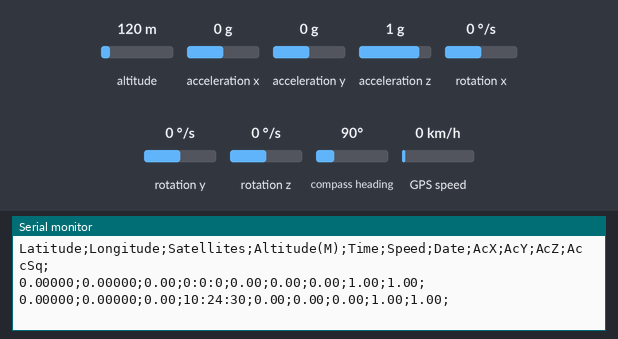
Recording of a sketch running on a simulated ESP32. Parts: the last lines printed to the serial monitor. The test bench sets the inputs (shaded band); at power-on: altitude 120 m, acceleration x 0 g, acceleration y 0 g, acceleration z 1 g, GPS speed 0 km/h, rotation x 0 °/s, rotation y 0 °/s, rotation z 0 °/s, compass heading 90°. Storage starts empty; the GPS gets a fix after 3 s at 37.7749, -122.4194 with 8 satellites.

Above: at 1.2 s.
1.3 s: altitude set to 20 m
At 2.6 s:
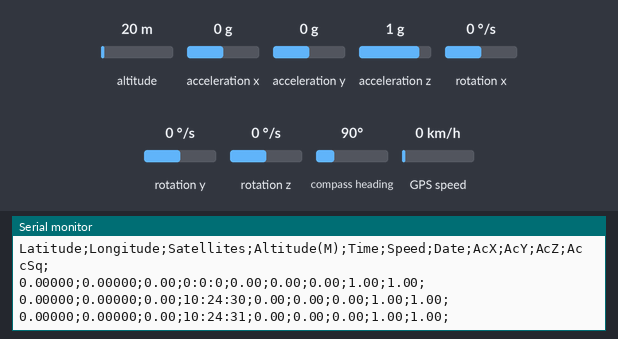
2.8 s: acceleration x set to -1.4 g
At 3.9 s:
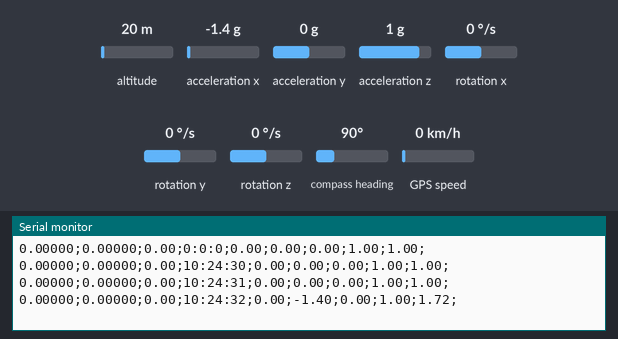
4.3 s: acceleration y set to -1.4 g
At 5.5 s:
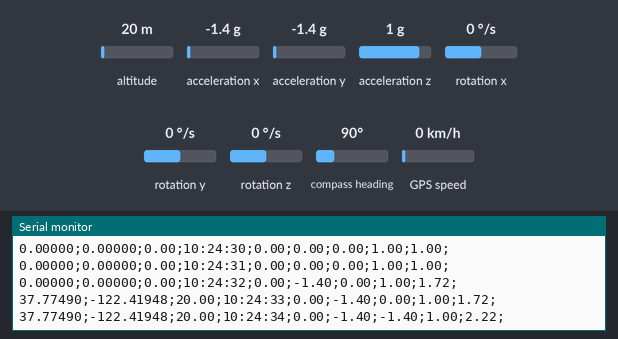
5.8 s: acceleration z set to -1.4 g
At 6.7 s:
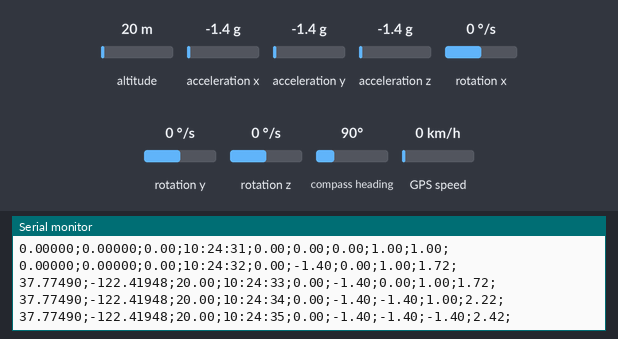
7.3 s: GPS speed set to 2 km/h
At 9.0 s:
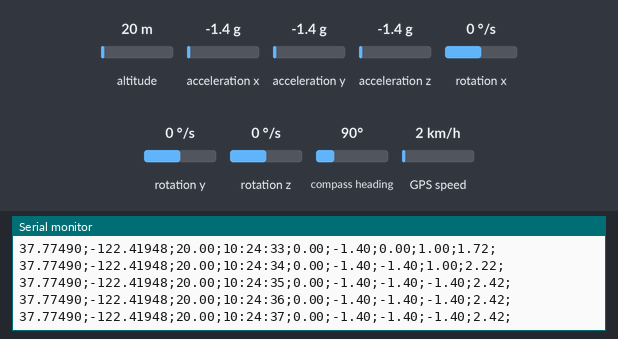
Timing chart, 0 to 9.8 s (numbered marks = the images above; inputs shaded):
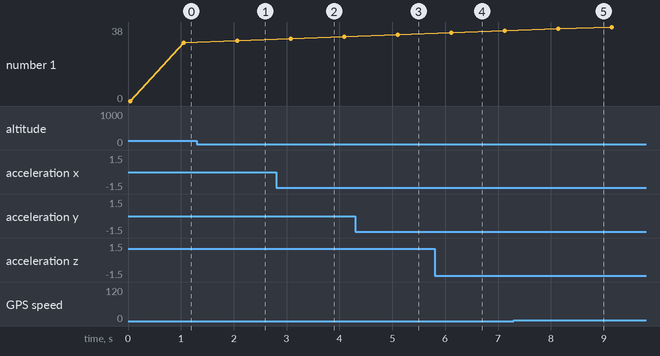

Measured:
- after the input at 2.8 s, the serial monitor: prints a new line after 0.28 s (image 2)
- after the input at 4.3 s, the serial monitor: prints a new line after 0.81 s (image 3)
- after the input at 5.8 s, the serial monitor: prints a new line after 0.32 s (image 4)

The sketch:

CarAcc.ino
```cpp
#include <TinyGPS++.h>
#include <SoftwareSerial.h>
#include <SPI.h>
#include <SD.h>
#include <MPU9250_asukiaaa.h>

#ifdef _ESP32_HAL_I2C_H_
#define SDA_PIN 21
#define SCL_PIN 22
#endif

static const int RXPin = 3, TXPin = 4;
static const uint32_t GPSBaud = 9600;

File myFile;
TinyGPSPlus gps;

SoftwareSerial ss(RXPin, TXPin);

MPU9250_asukiaaa mySensor;
float aX, aY, aZ, aSqrt, gX, gY, gZ, mDirection, mX, mY, mZ;

void setup()
{
  ss.begin(GPSBaud);
  Serial.begin(115200);
    if(!SD.begin(4)){
        Serial.println("Card Mount Failed");
        return;
    }
    if(!SD.exists("/gps.txt")){

    File Gps = SD.open("/gps.txt",FILE_WRITE);
    Gps.println("Latitude;Longitude;Satellites;Altitude(M);Time;Speed;Date;\n");
    //Serial.println("New file created");
    Serial.print("Latitude;Longitude;Satellites;Altitude(M);Time;Speed;Date;");
    }
    if(!SD.exists("/acc.txt")){

    File Acc = SD.open("/acc.txt",FILE_WRITE);
    Acc.println("AcX;AcY;AcZ;AccSq;\n");
    //Serial.println("New file created");
    Serial.println("AcX;AcY;AcZ;AccSq;\n");
    }
    #ifdef _ESP32_HAL_I2C_H_
  // for esp32
  Wire.begin(SDA_PIN, SCL_PIN); //sda, scl
#else
  Wire.begin();
#endif
mySensor.setWire(&Wire);

mySensor.beginAccel();
}
void loop()
{
  File Gps = SD.open("/gps.txt", FILE_WRITE);
  File Acc = SD.open("/acc.txt", FILE_WRITE);
  mySensor.accelUpdate();
  Serial.print(gps.location.lat(), 5);
  Serial.print(";");
  Serial.print(gps.location.lng(), 4);
  Serial.print(gps.satellites.value());
  Serial.print(";");
  Serial.print(gps.altitude.feet() / 3.2808);
  Serial.print(";");
  Serial.print(gps.time.hour());
  Serial.print(":");
  Serial.print(gps.time.minute());
  Serial.print(":");
  Serial.print(gps.time.second());
  Serial.print(";");
  Serial.print(gps.speed.kmph());
  Serial.print(";");
  Serial.print(String(mySensor.accelX()));
  Serial.print(";");
  Serial.print(String(mySensor.accelY()));
  Serial.print(";");
  Serial.print(String(mySensor.accelZ()));
  Serial.print(";");
  Serial.print(mySensor.accelSqrt());
  Serial.println(";");

  //zapis do pliku
  Acc.print(String(mySensor.accelX()));
  Acc.print(";");
  Acc.print(String(mySensor.accelY()));
  Acc.print(";");
  Acc.print(String(mySensor.accelZ()));
  Acc.print(";");
  Acc.print(String(mySensor.accelSqrt()));
  Acc.println(";");

  Gps.print(gps.location.lat(), 5);
  Gps.print(";");
  Gps.print(gps.location.lng(), 4);
  Gps.print(";");
  Gps.print(gps.satellites.value());
  Gps.print(";");
  Gps.print(gps.altitude.feet() / 3.2808);
  Gps.print(";");
  Gps.print(gps.time.hour());
  Gps.print(":");
  Gps.print(gps.time.minute());
  Gps.print(":");
  Gps.print(gps.time.second());
  Gps.print(";");
  Gps.print(gps.speed.kmph());
  Gps.print(";");
  Gps.print(gps.date.day());
  Gps.print("-");
  Gps.print(gps.date.month());
  Gps.print("-");
  Gps.print(gps.date.year());
  Gps.println(";");

  smartDelay(1000);

  if (millis() > 5000 && gps.charsProcessed() < 10)
    Serial.println(F("No GPS data received: check wiring"));
}

static void smartDelay(unsigned long ms)
{
  unsigned long start = millis();
  do
  {
    while (ss.available())
      gps.encode(ss.read());
  } while (millis() - start < ms);
}
```
